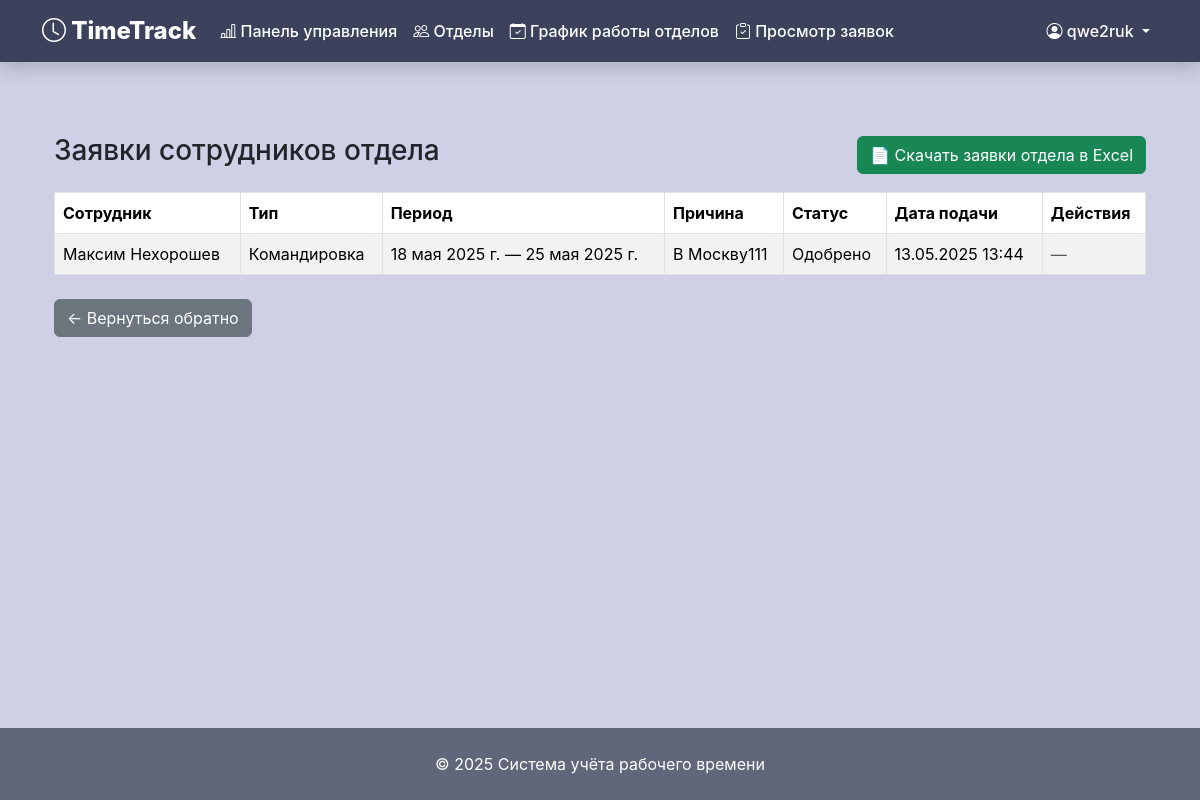
/leave/approval/ (signed in), run on an earlier commit of the app's database.
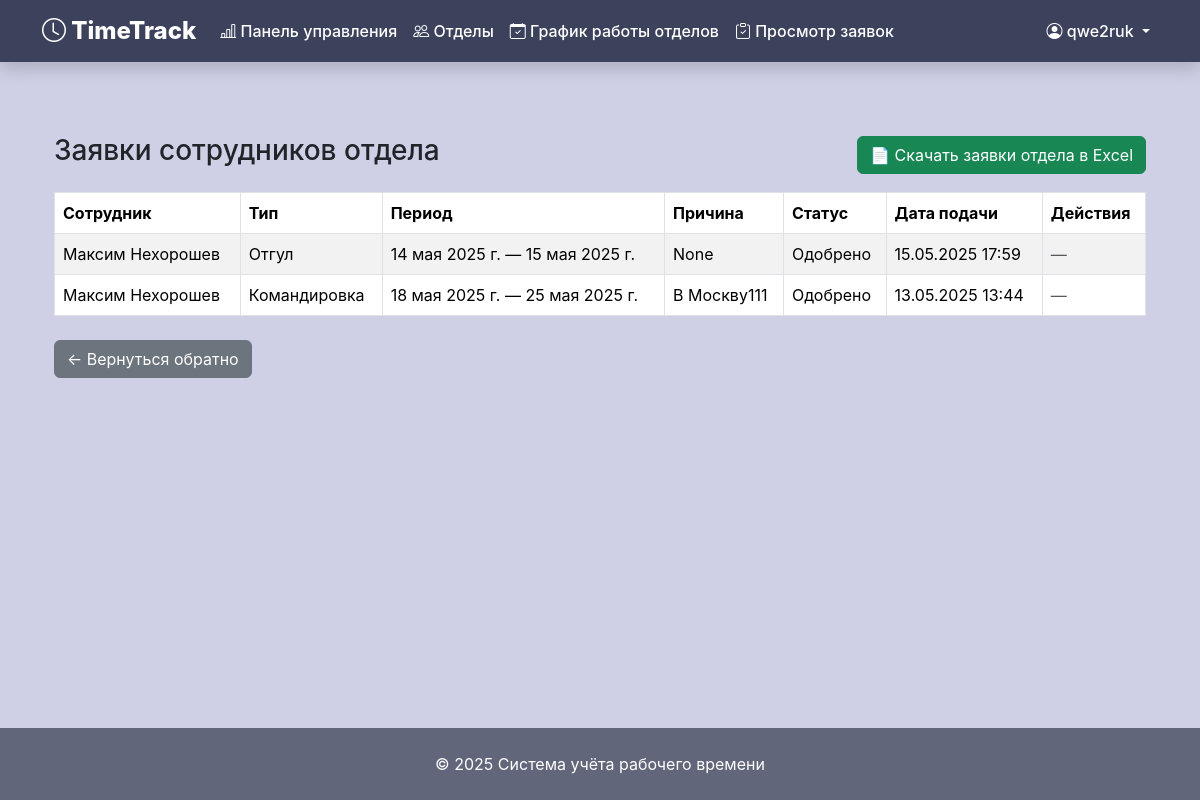
And on a later commit of the database.
### time_site/models.py (models this page shows, shortened)
class LeaveRequest(models.Model):
    TYPE_CHOICES = [
        ('отпуск', 'Отпуск'),            # оплачивается
        ('отгул', 'Отгул'),              # не оплачивается
        ('командировка', 'Командировка'),# оплачивается
        ('больничный', 'Больничный'),    # оплачивается
        ('удалёнка', 'Удалёнка'),        # оплачивается
    ]
    STATUS_CHOICES = [
        ('на рассмотрении', 'На рассмотрении'),
        ('одобрено', 'Одобрено'),
        ('отклонено', 'Отклонено'),
    ]
    user = models.ForeignKey(settings.AUTH_USER_MODEL, on_delete=models.CASCADE)
    leave_type = models.CharField(max_length=20, choices=TYPE_CHOICES)
    start_date = models.DateField()
    end_date = models.DateField()
    reason = models.TextField(blank=True)
    status = models.CharField(max_length=20, choices=STATUS_CHOICES, default='на рассмотрении')
    submitted_at = models.DateTimeField(auto_now_add=True)
    class Meta:
        verbose_name = "Заявка"
        verbose_name_plural = "Заявки"
        ordering = ['-submitted_at']

class CustomUser(AbstractUser):
    email = models.EmailField(
        _('Электронная почта'),
        blank=False
    )
    ROLE_CHOICES = [
        ('Сотрудник', 'Сотрудник'),
        ('Руководитель', 'Руководитель'),
        ('Администратор', 'Администратор'),
    ]
    role = models.CharField(
        _('Роль'),
        max_length=50,
        choices=ROLE_CHOICES,
        default='Сотрудник'
    )
    post = models.CharField(
        _('Должность'),
        max_length=50,
        blank=True
    )
    hire_date = models.DateField(
        _('Дата приёма на работу'),
        default=timezone.now
    )
    phone = models.CharField(
        _('Телефон'),
        max_length=20,
        blank=True
    )
    description = models.TextField(
        _('Описание'),
        blank=True
    )
    department = models.ForeignKey(
        Department,
        on_delete=models.SET_NULL,
        null=True,
        blank=True,
        related_name='employees',
        verbose_name='Отдел'
    )
    is_active = models.BooleanField(
        _('Активен'),
        default=True
    )
    @property
    def is_manager(self):
        return self.role == 'Руководитель'
    class Meta:
        verbose_name = 'Пользователь'
        verbose_name_plural = 'Пользователи'

### time_site/views/leave.py (the view)
# urls.py: path('leave/approval/', leave_approval_list_view, name='leave_approval_list'),
@login_required
def leave_approval_list_view(request):
    if not request.user.is_manager:
        return HttpResponseForbidden("Доступ запрещён")
    employees = CustomUser.objects.filter(department=request.user.department)
    leaves = LeaveRequest.objects.filter(user__in=employees).order_by('-submitted_at')
    return render(request, 'leave/leave_approval_list.html', {'leaves': leaves})

### time_site/templates/leave/leave_approval_list.html
{% extends 'base.html' %}
{% block content %}
<div class="container mt-4">
    <div class="d-flex justify-content-between align-items-center mb-3">
        <h3>Заявки сотрудников отдела</h3>
        <a href="{% url 'export_department_leaves_excel' %}" class="btn btn-success">
            📄 Скачать заявки отдела в Excel
        </a>
    </div>
    <table class="table table-striped table-bordered">
        <thead>
            <tr>
                <th>Сотрудник</th>
                <th>Тип</th>
                <th>Период</th>
                <th>Причина</th>
                <th>Статус</th>
                <th>Дата подачи</th>
                <th>Действия</th>
            </tr>
        </thead>
        <tbody>
            {% for leave in leaves %}
            <tr>
                <td>{{ leave.user.get_full_name|default:leave.user.username }}</td>
                <td>{{ leave.get_leave_type_display }}</td>
                <td>{{ leave.start_date }} — {{ leave.end_date }}</td>
                <td>{{ leave.reason }}</td>
                <td>{{ leave.get_status_display }}</td>
                <td>{{ leave.submitted_at|date:"d.m.Y H:i" }}</td>
                <td>
                    {% if leave.status == 'на рассмотрении' %}
                        <a href="{% url 'leave_approve' leave.pk %}" class="btn btn-success btn-sm">Одобрить</a>
                        <a href="{% url 'leave_reject' leave.pk %}" class="btn btn-danger btn-sm">Отклонить</a>
                    {% else %}
                        <span class="text-muted">—</span>
                    {% endif %}
                </td>
            </tr>
            {% empty %}
            <tr><td colspan="7">Нет заявок</td></tr>
            {% endfor %}
        </tbody>
    </table>
    <div class="mt-4">
        <a href="javascript:history.back()" class="btn btn-secondary">
            ← Вернуться обратно
        </a>
    </div>
</div>
{% endblock %}

What changed in the data, as far as the page shows it:
added LeaveRequest: user.get_full_name "Максим Нехорошев", leave_type "Отгул", start_date "14 мая 2025 г.", end_date "15 мая 2025 г.", reason "None", status "Одобрено", submitted_at "15.05.2025 17:59"
